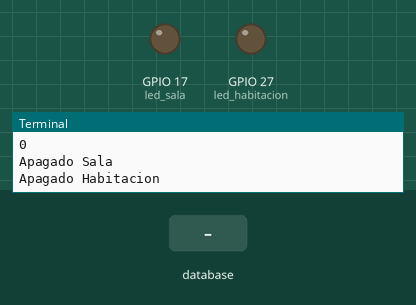
Simulated run of this program. Board: Raspberry Pi (BCM pin numbers). Shown: output pins drawn as LEDs (lit = HIGH), the last lines printed to the terminal. Inputs (shaded band) come from the test bench. Each call to the cloud database takes 0.3 s, and an entry nobody has set reads as its off value or as empty; threads take turns every 2 ms.

Above: at 1.8 s.
1.9 s: database entry "sala" set to "1"
At 3.3 s:
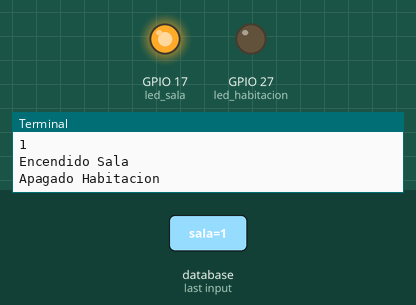
4.5 s: database entry "habitacion" set to "1"
At 5.9 s:
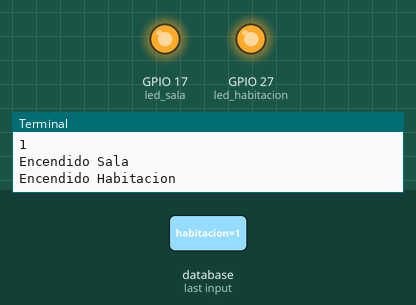
6.3 s: database entry "sala" set to "0"
At 7.3 s:
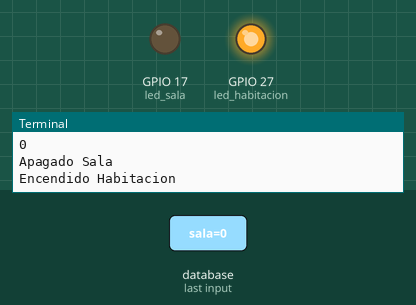
8.1 s: database entry "habitacion" set to "0"
At 8.7 s:
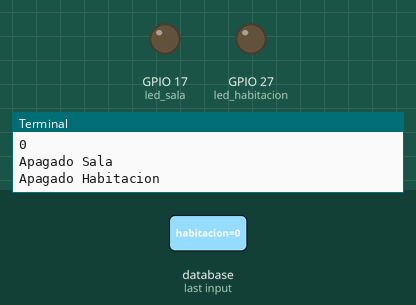
Timing chart, 0 to 10.9 s (numbered marks = the images above; inputs shaded):
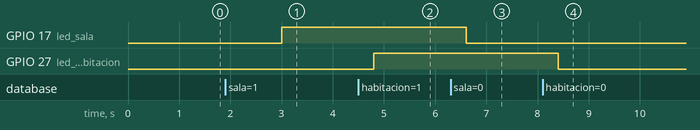

The program:

main.py
```python
#!/usr/bin/python
# -*- coding: utf-8 -*-
#Autor: Jefferson Rivera
#Email: riverajefer@gmail.com

import sys
import signal
from gpiozero import LED
from clases.Conexion import Conexion

led_sala = LED(17)
led_habitacion = LED(27)

def procesa(value_sala, value_habitacion):
    print value_sala

    if value_sala:
    	led_sala.on()
    	print "Encendido Sala"
    else:
    	led_sala.off()
    	print "Apagado Sala"

    if value_habitacion:
        led_habitacion.on()
        print "Encendido Habitacion"
    else:
        led_habitacion.off()
        print "Apagado Habitacion"
    sys.stdout.flush()


try:
	print "Inicio"
	t = Conexion(procesa)
	t.daemon=True
	t.start()
	signal.pause()
except (KeyboardInterrupt, SystemExit):
	raise
	print "Salida"
```

Conexion.py
```python
from firebase import firebase
import threading
import time

class Conexion(threading.Thread):

    def __init__(self, retorno):
        threading.Thread.__init__(self)
        self.retorno = retorno
        self.fire = firebase.FirebaseApplication('https://nfcpi.firebaseio.com/', None)
        self.ultimo_estado_sala = self.fire.get('/luces/sala', None)

        self.ultimo_estado_habitacion = self.fire.get('/luces/habitacion', None)
        self.retorno(self.ultimo_estado_sala, self.ultimo_estado_habitacion)

    def run(self):
		ES = []
		ES.append(self.ultimo_estado_sala)
		EH = []
		EH.append(self.ultimo_estado_habitacion)
		i = 0

		while True:
			estado_actual_sala = self.fire.get('/luces/sala', None)
			ES.append(estado_actual_sala)

			estado_actual_habitacion = self.fire.get('/luces/habitacion', None)
			EH.append(estado_actual_habitacion)

			if ES[i] != ES[-1]:
				self.retorno(estado_actual_sala, estado_actual_habitacion)

			del ES[0]

			if EH[i] != EH[-1]:
				self.retorno(estado_actual_sala, estado_actual_habitacion)

			del EH[0]
			i = i+i
			time.sleep(0.3)
```

Measured:
- after the input at 1.9 s, GPIO 17 (led_sala): LOW → HIGH after 1.1 s
- after the input at 4.5 s, GPIO 27 (led_habitacion): LOW → HIGH after 0.30 s
- after the input at 6.3 s, GPIO 17 (led_sala): HIGH → LOW after 0.30 s
- after the input at 8.1 s, GPIO 27 (led_habitacion): HIGH → LOW after 0.30 s
